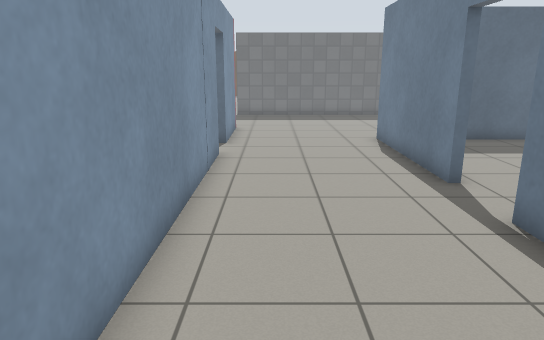
view 1 (above)

24 first-person views from a walk through a robot-simulator world made for Gazebo. The camera is 1.3 m above the floor, tilts 14° down and sees 70° across. The lines on the ground mark 1 m squares. The floor is counted in squares, 0.5 m on a side. Each view is taken from the middle of a square. On the plan, view 1 faces up. The plan holds only what a view shows up to about 20 squares ahead; the rest is blank. The place goes on beyond the plan. Robots are left out. Simple patterns stand in for the simulator's built-in surfaces. Simple shapes stand in for some stock models. Some surface patterns are stand-ins.

view 2
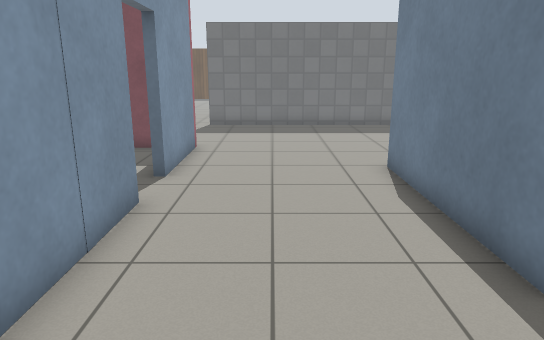

view 3
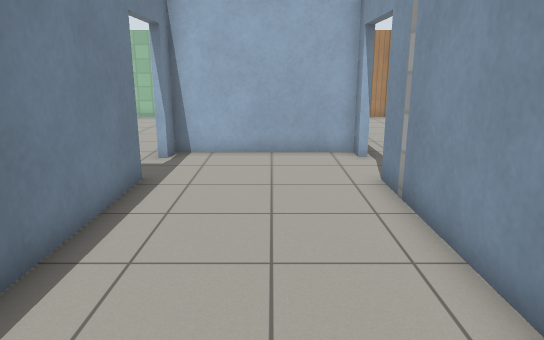

view 4
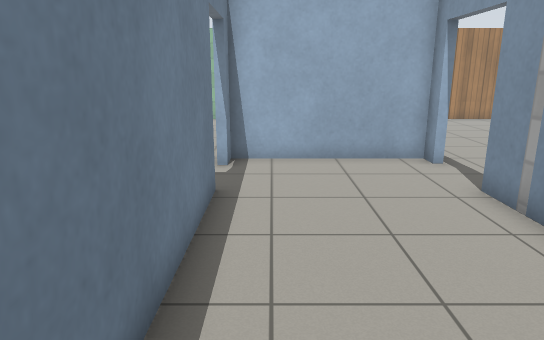

view 5
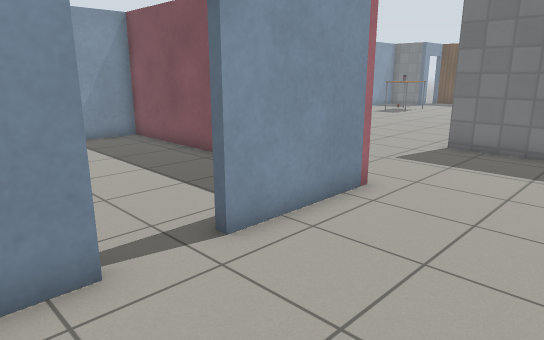

view 6
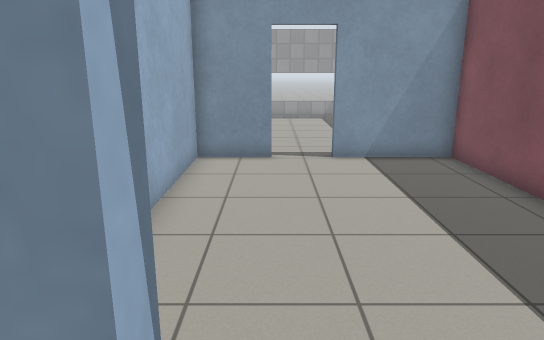

view 7
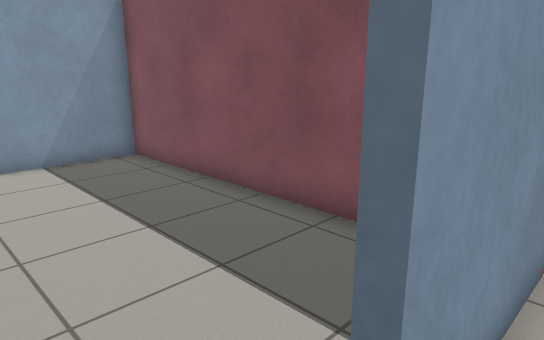

view 8
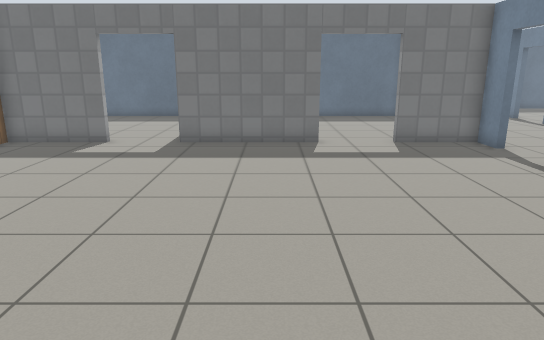

view 9
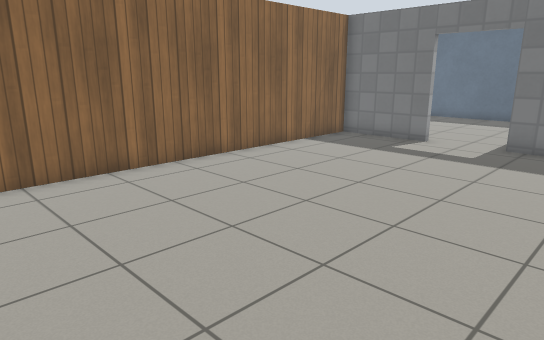

view 10
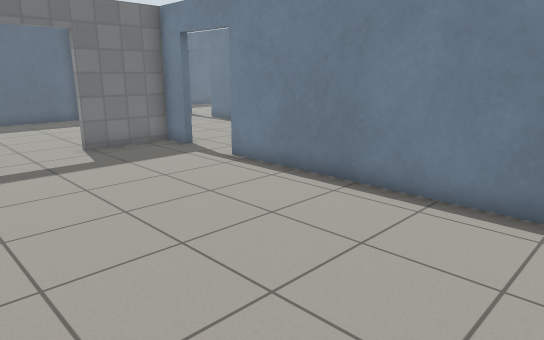

view 11
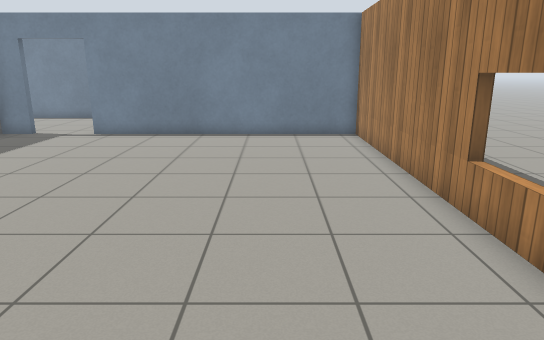

view 12
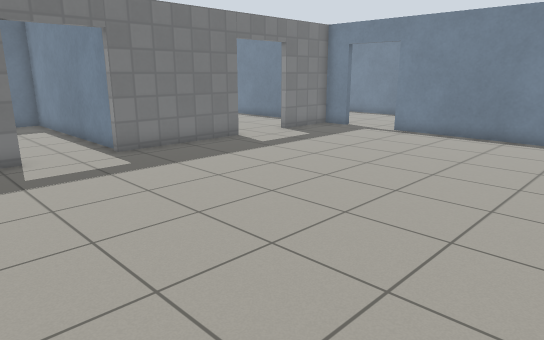

view 13
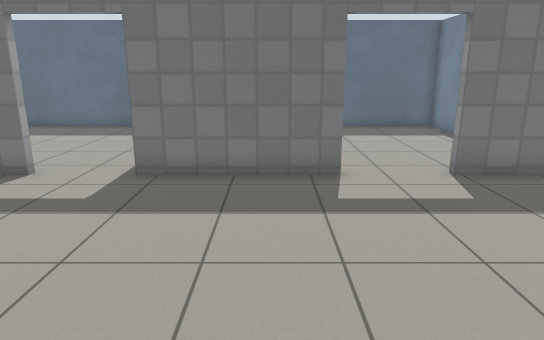

view 14
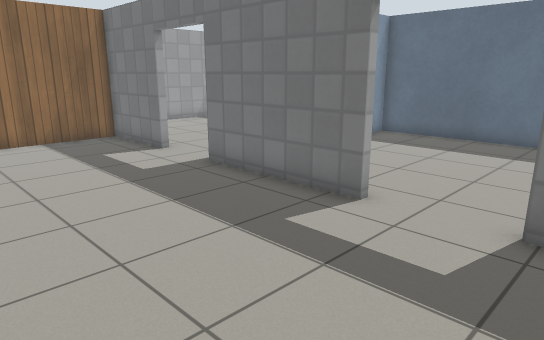

view 15
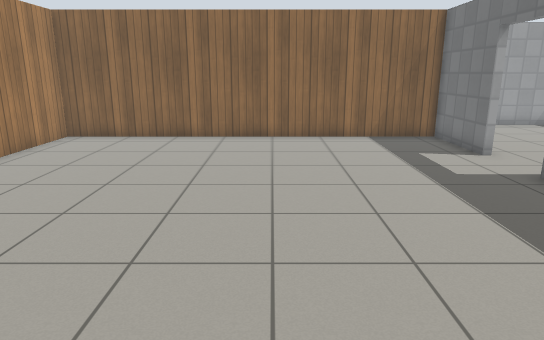

view 16
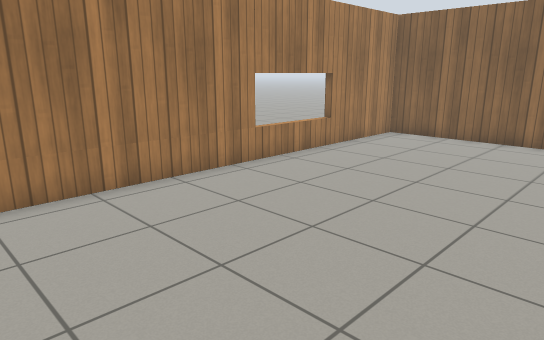

view 17
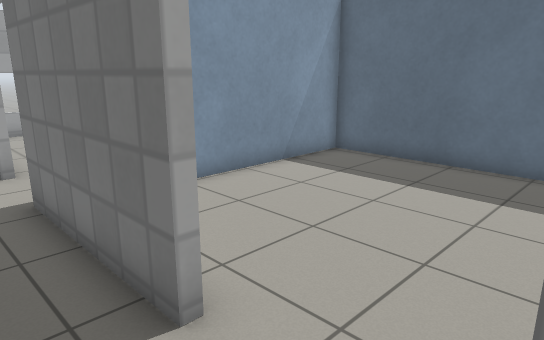

view 18
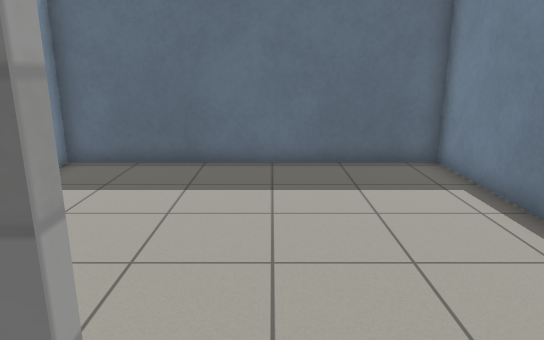

view 19
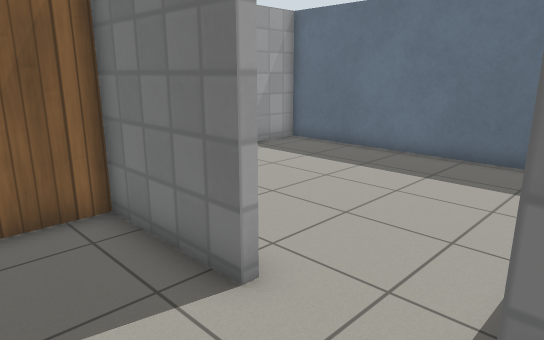

view 20
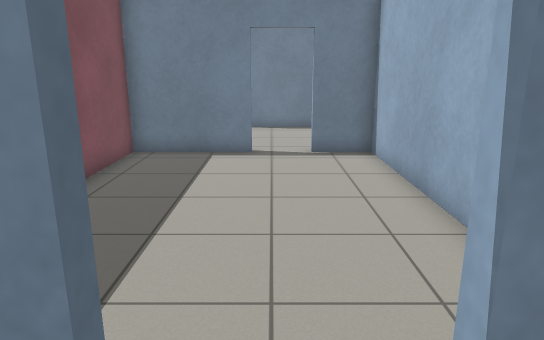

view 21
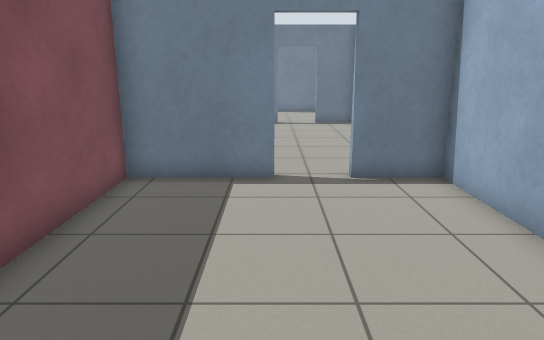

view 22
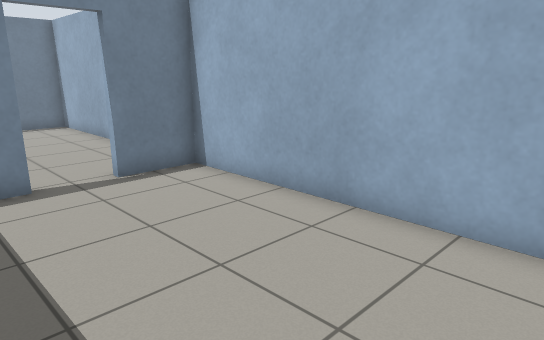

view 23
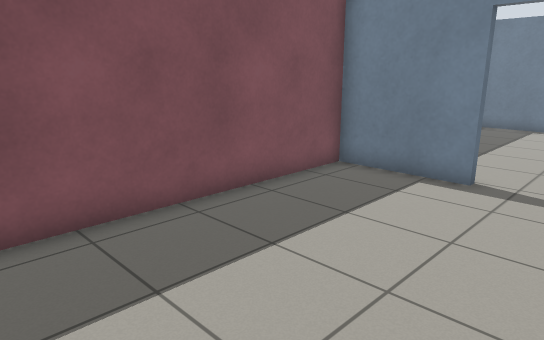

view 24
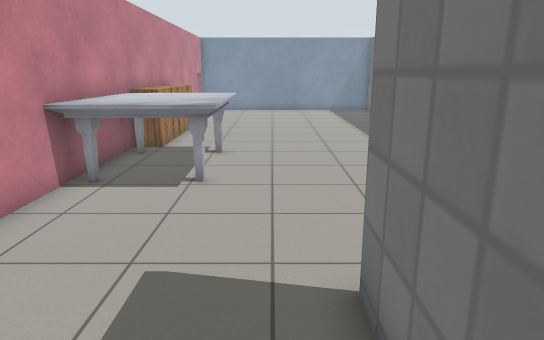

### Floor plan
Ten units are one square. View 1 is at (0, 0); x grows to the right and y downward. Boxes are objects, and circles mark ways between rooms. Rooms are numbered by the first view taken in them; rooms with no view inside come last. Other rooms are left out.
<svg viewBox="-226 -256 276 408">
<path fill="none" stroke="#000" d="M-18 -128 -18 5M43 -90 43 -159M-18 -191 -18 -147M43 5 43 -66M-18 31 -18 39 43 39 43 30M45 -251 -22 -251M-82 -8 -134 -8M-164 -8 -202 -8 -202 146 -21 147 -21 31M-21 5 -21 -8 -52 -8M-221 -106 -134 -106 -134 -130M-134 -149 -134 -187 -221 -187M-21 -56 -21 -103 -131 -103 -131 -44M-114 -187 -131 -187 -131 -149M-131 -130 -131 -106 -21 -106 -21 -128M-21 -147 -21 -187 -75 -187"/>
<circle cx="-20" cy="20" r="3" fill="#2a7"/>
<circle cx="-20" cy="-135" r="3" fill="#2a7"/>
<circle cx="-70" cy="-10" r="3" fill="#2a7"/>
<circle cx="-130" cy="-140" r="3" fill="#2a7"/>
<text x="10" y="-110">1</text>
<text x="-110" y="70">2</text>
<text x="-190" y="-150">3</text>
<text x="-80" y="-60">4</text>
<text x="-80" y="-150">5</text>
</svg>
Room 1 opens to room 2. Room 1 opens to room 5. Room 2 opens to room 4. Room 3 opens to room 5.

Where each view was taken, in squares from view 1:
view 1: 0 up, 0 right, facing up
view 2: 5 up, 1 right, facing up
view 3: 9 up, 1 right, facing down
view 4: 8 up, 3 right, facing down
view 5: 11 up, 3 right, facing up-left
view 6: 13 up, 1 left, facing left
view 7: 13 up, 1 left, facing up-left
view 8: 14 down, 10 left, facing up
view 9: 14 down, 10 left, facing up-left
view 10: 13 down, 10 left, facing up-right
view 11: 11 down, 19 left, facing right
view 12: 12 down, 19 left, facing up-right
view 13: 9 down, 10 left, facing up
view 14: 6 down, 4 left, facing up-left
view 15: 6 down, 4 left, facing left
view 16: 6 down, 4 left, facing down-left
view 17: 1 down, 5 left, facing up-left
view 18: 1 down, 7 left, facing up
view 19: 2 down, 13 left, facing up-left
view 20: 14 up, 15 left, facing right
view 21: 15 up, 23 left, facing right
view 22: 17 up, 23 left, facing down-right
view 23: 12 up, 23 left, facing up-right
view 24: 24 up, 2 right, facing left
